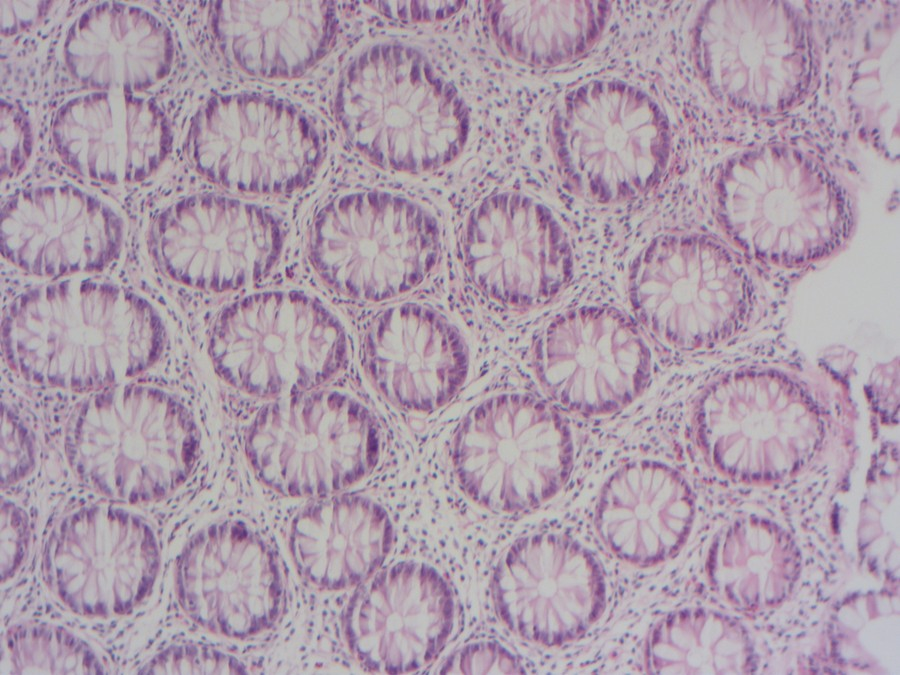
#> input picture backend/uploads/analysis/HX-2050-54afcbf249-slide.jpg, 900 x 675 px
$ python analyze.py ../uploads/analysis/HX-2050-54afcbf249-slide.jpg ../uploads/analysis/HX-2050-54afcbf249-thumb.jpg ../uploads/analysis/HX-2050-54afcbf249-thumb.jpg
#> lines starting #> are read from the running program, lines starting #| are printed output that depends on the picture; after the words box and inside, x2 and y2 are one past the last pixel; in counts of white or black regions, pixels touching at a corner belong together
#!/usr/bin/env python3
"""
AI-Path Assist - CV Analysis Engine (heuristic pipeline)
=========================================================

IMPORTANT / HONEST SCOPE NOTE:
This script does NOT run a trained EfficientNet-B0 or YOLO deep-learning
model -- training real clinical-grade networks needs labeled digital
pathology datasets (e.g. TCGA cohorts) and GPU compute that are not
available in this environment. Instead, this is a genuine, deterministic
*computer-vision* pipeline: it actually reads the uploaded image's pixels
and computes real statistics from them (staining/color analysis, texture
heterogeneity, connected-component "nuclei" segmentation, and a density-
based heatmap), similar in spirit to classical digital-pathology tools
like ImageJ's IHC Profiler or QuPath's positive-pixel-count algorithm.

Every number below is a genuine function of the input image -- nothing is
random or hard-coded -- so different slides produce different, reproducible
results. The output JSON schema is intentionally shaped so a real trained
PyTorch model (EfficientNet-B0 for regression heads, YOLO for detection)
could be swapped in later without changing the Node backend or frontend.

Usage:
    python3 analyze.py <input_image_path> <output_dir> <case_code>

Prints a single JSON object to stdout on success.
On failure, prints {"error": "..."} to stdout and exits with code 1.
"""

import sys
import os
import json
import hashlib

import numpy as np
from PIL import Image
from scipy import ndimage

MAX_WORKING_DIM = 1024      # longest side for the analysis working copy
THUMB_DIM = 900              # longest side for the browser-displayed slide image


def log(*args):
    print(*args, file=sys.stderr)


def load_image(path):
    img = Image.open(path)
#> img is the input picture: PIL image 900x675 RGB; mean R, G, B 172.9, 154.9, 170.5
    img = img.convert("RGB")
    return img


def resize_longest(img, max_dim):
#> called with max_dim = 1024
    w, h = img.size
    scale = min(1.0, max_dim / max(w, h))
    if scale < 1.0:
        img = img.resize((max(1, int(w * scale)), max(1, int(h * scale))), Image.LANCZOS)
    return img


# ---------------------------------------------------------------------------
# Colormap (turbo-like) for heatmap rendering -- implemented manually so we
# don't need matplotlib as a dependency.
# ---------------------------------------------------------------------------
_CMAP_STOPS = [
    (0.00, (48, 18, 59)),
    (0.15, (70, 107, 227)),
    (0.35, (33, 170, 200)),
    (0.50, (95, 200, 110)),
    (0.65, (230, 215, 50)),
    (0.80, (250, 140, 40)),
    (1.00, (220, 40, 34)),
]


def colorize(value):
    """value: 2D array in [0,1] -> HxWx3 uint8 RGB array."""
    out = np.zeros(value.shape + (3,), dtype=np.float32)
    for i in range(len(_CMAP_STOPS) - 1):
        p0, c0 = _CMAP_STOPS[i]
        p1, c1 = _CMAP_STOPS[i + 1]
        mask = (value >= p0) & (value <= p1)
        if not np.any(mask):
            continue
        t = (value[mask] - p0) / max(1e-6, (p1 - p0))
        for ch in range(3):
            out[..., ch][mask] = c0[ch] + t * (c1[ch] - c0[ch])
    return np.clip(out, 0, 255).astype(np.uint8)


def analyze(image_path, out_dir, case_code):
    os.makedirs(out_dir, exist_ok=True)

    raw = load_image(image_path)
    work = resize_longest(raw, MAX_WORKING_DIM)
    w, h = work.size
    arr = np.asarray(work).astype(np.float32)  # H, W, 3

    r, g, b = arr[..., 0], arr[..., 1], arr[..., 2]
    gray = (0.299 * r + 0.587 * g + 0.114 * b)
    maxc = np.max(arr, axis=-1)
    minc = np.min(arr, axis=-1)
    saturation = (maxc - minc) / (maxc + 1e-6)

    # --- Texture heterogeneity (proxy for structural disorganization) -----
    blurred = ndimage.gaussian_filter(gray, sigma=2.0)
    texture_map = np.abs(gray - blurred)
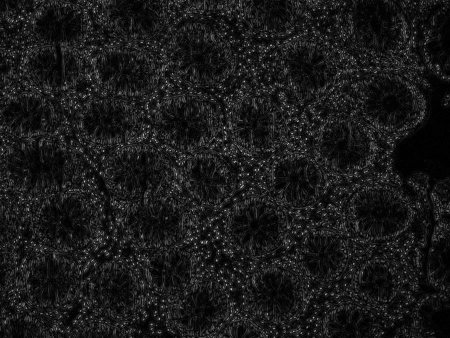
#> texture_map: shape (675, 900) float32 (shown at 1/2 size); min 3.05e-05, max 59.47, mean 6; drawn with min black and max white
    texture_score = float(np.mean(texture_map))       # ~0-40 typical range
#> texture_score = 6
    texture_std = float(np.std(texture_map))
#> texture_std = 5.68

    # --- Hematoxylin-like "nuclei" mask via adaptive dark thresholding ----
    # Pixels darker than the 35th percentile of luminance, weighted by a
    # local-contrast requirement so flat backgrounds don't get selected.
    dark_thresh = np.percentile(gray, 35)
#> dark_thresh = 157.8
    local_std = ndimage.generic_filter(gray, np.std, size=5, mode="nearest") if gray.size < 260000 else texture_map
    nuclei_mask = (gray < dark_thresh) & (local_std > np.percentile(local_std, 20))
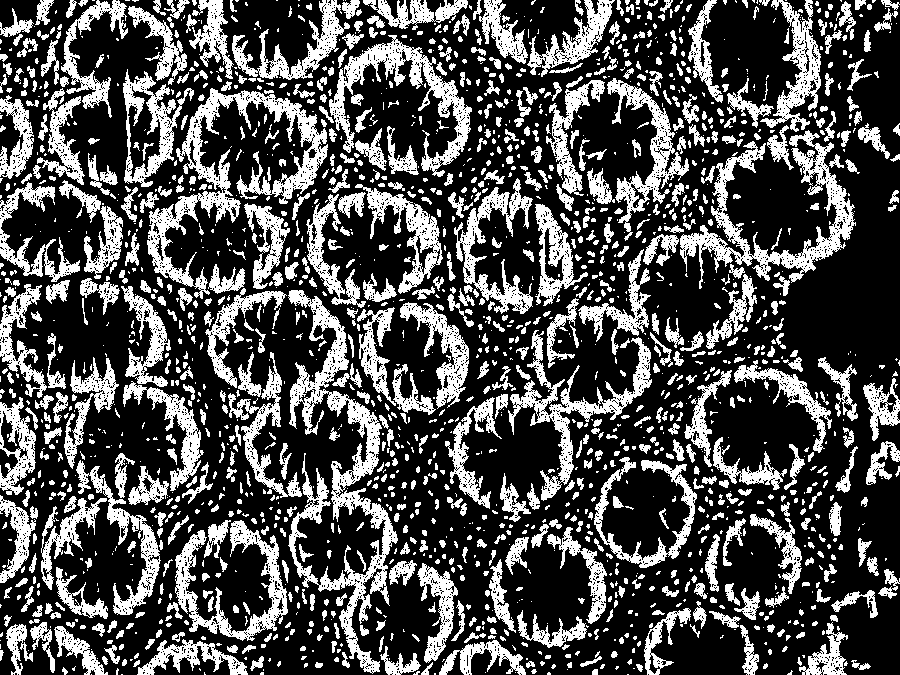
#> nuclei_mask: shape (675, 900) bool; 30.7% white; 1891 white regions (995 under 20 px), largest, box (x1, y1, x2, y2) and area: (288, 290, 398, 674) 9573, (147, 88, 328, 299) 7869, (680, 130, 856, 289) 6383

    labeled, num_features = ndimage.label(nuclei_mask)
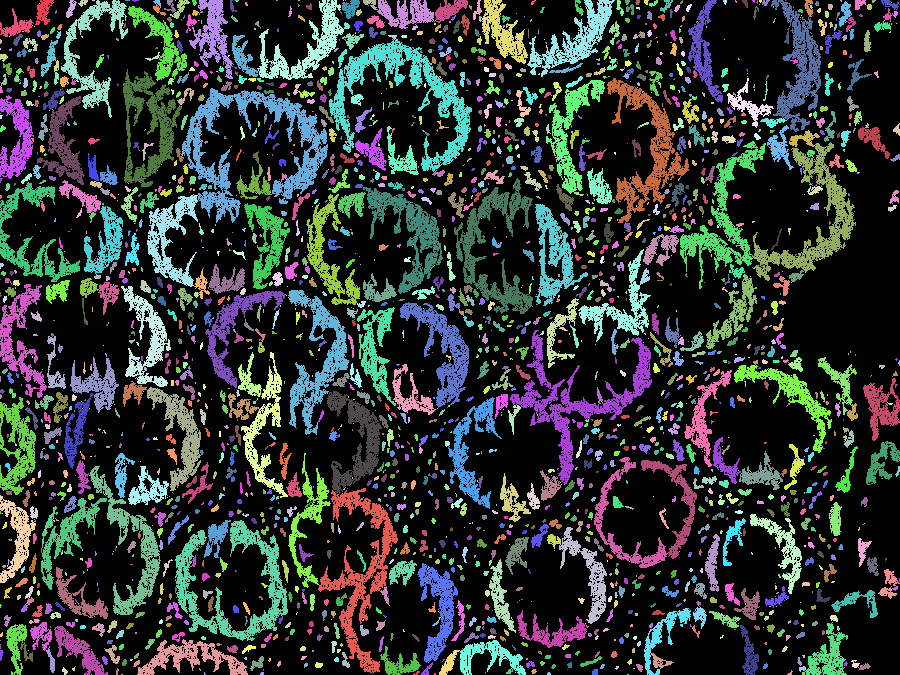
#> labeled: shape (675, 900) int32; 2868 distinct labels, from 0 to 2867; one colour per label, 0 black
#> num_features = 2867
    if num_features > 0:
        sizes = ndimage.sum(nuclei_mask, labeled, range(1, num_features + 1))
#> sizes = 2867 values, max 5203 at index 495, min 1 at index 9, mean 65.12
        px_area = w * h
        min_area = max(4, px_area * 0.00003)
        max_area = px_area * 0.02
        valid_labels = [i + 1 for i, s in enumerate(sizes) if min_area <= s <= max_area]
#> valid_labels = 1057 values from 1 to 2851
    else:
        valid_labels = []

    blobs = []
    if valid_labels:
        objs = ndimage.find_objects(labeled)
#> objs = 2867 items
        mean_sat_by_label = ndimage.mean(saturation, labeled, valid_labels)
#> mean_sat_by_label = 1057 values, max 0.338 at index 798, min 0.093 at index 543, mean 0.195
        mean_gray_by_label = ndimage.mean(gray, labeled, valid_labels)
#> mean_gray_by_label = 1057 values, max 155.5 at index 186, min 115.4 at index 798, mean 139.8
        area_by_label = ndimage.sum(nuclei_mask, labeled, valid_labels)
#> area_by_label = 1057 values, max 5203 at index 197, min 19 at index 20, mean 168.4
        for idx, lbl in enumerate(valid_labels):
            sl = objs[lbl - 1]
            if sl is None:
                continue
            y0, y1 = sl[0].start, sl[0].stop
            x0, x1 = sl[1].start, sl[1].stop
            blobs.append({
                "label": int(lbl),
                "x0": int(x0), "y0": int(y0), "x1": int(x1), "y1": int(y1),
                "w": int(x1 - x0), "h": int(y1 - y0),
                "area": float(area_by_label[idx]),
                "meanSat": float(mean_sat_by_label[idx]),
                "meanGray": float(mean_gray_by_label[idx]),
            })
#> this loop made 1057 passes
#> (lbl, y0, y1, x0, x1) on passes 1 to 3: (1, 0, 25, 35, 54), (2, 0, 18, 66, 77), (3, 0, 7, 78, 88)
#> after the loop, blobs = 1057 items

    total_blobs = len(blobs)
#> total_blobs = 1057
    global_mean_sat = float(np.mean(saturation)) + 1e-6
#> global_mean_sat = 0.131

    # "Positive" = stronger chromatic staining intensity than the median blob
    if total_blobs > 0:
        sat_values = np.array([bl["meanSat"] for bl in blobs])
#> sat_values has the same summary as mean_sat_by_label
        sat_median = float(np.median(sat_values))
#> sat_median = 0.193
        positive_blobs = [bl for bl in blobs if bl["meanSat"] >= sat_median]
#> positive_blobs = 529 items
    else:
        sat_median = 0.0
        positive_blobs = []

    positive_count = len(positive_blobs)
#> positive_count = 529

    # ---------------- Quantitative metrics (deterministic, image-derived) --
    if total_blobs > 0:
        ki67_index = 100.0 * positive_count / total_blobs
#> ki67_index = 50.05
    else:
        # Fall back to a global-saturation-based estimate so the pipeline
        # still returns a sensible value for very flat/blank images.
        ki67_index = float(np.clip(global_mean_sat * 60, 2, 35))

    p53_score = float(np.clip(texture_std / 12.0, 0.1, 5.0))
#> p53_score = 0.473

    vegf_expression = float(np.clip(
        (np.mean([bl["meanSat"] for bl in positive_blobs]) if positive_blobs else global_mean_sat) / global_mean_sat,
        0.3, 4.0
    ))
#> vegf_expression = 1.72

    # Vessel proxy: elongated / larger blobs (aspect ratio far from 1, decent size)
    vessel_like = [
        bl for bl in blobs
        if bl["area"] > (w * h * 0.0006)
        and (max(bl["w"], bl["h"]) / max(1, min(bl["w"], bl["h"]))) > 1.6
    ]
#> vessel_like = 49 items
    cd34_vascularity = int(np.clip(len(vessel_like), 0, 60))
#> cd34_vascularity = 49

    braf_positive = texture_std > 14.0
#> braf_positive = False
    pdl1_tps = 100.0 * positive_count / total_blobs if total_blobs > 0 else float(np.clip(global_mean_sat * 40, 0, 15))
#> pdl1_tps = 50.05
    if pdl1_tps < 1:
        pdl1_status = "TPS < 1%"
        pdl1_severity = "nominal"
    elif pdl1_tps < 50:
        pdl1_status = f"TPS {pdl1_tps:.0f}% (Low Positive)"
        pdl1_severity = "elevated"
    else:
        pdl1_status = f"TPS {pdl1_tps:.0f}% (High Positive)"
#> pdl1_status = 'TPS 50% (High Positive)'
        pdl1_severity = "high"

    # Confidence heuristic from image sharpness / sample size (not a fabricated constant per-run: derived from texture_score and blob count)
    confidence_ki67 = int(np.clip(80 + min(15, total_blobs / 8) + min(4, texture_score / 10), 75, 99))
#> confidence_ki67 = 95
    confidence_default = int(np.clip(78 + min(4, texture_score / 12), 70, 97))
#> confidence_default = 78

    metrics = [
        {
            "key": "ki67", "label": "Ki-67 Proliferation Index",
            "value": f"{ki67_index:.1f}", "unit": "%",
            "confidence": confidence_ki67,
            "severity": "high" if ki67_index >= 30 else ("elevated" if ki67_index >= 15 else "nominal"),
            "tag": "High" if ki67_index >= 30 else ("Elevated" if ki67_index >= 15 else "Nominal"),
            "barPercent": round(min(100, ki67_index), 1),
        },
        {
            "key": "p53", "label": "p53 Mutation Score",
            "value": f"{p53_score:.1f}", "unit": "/ 5.0",
            "confidence": confidence_default,
            "severity": "high" if p53_score >= 3.5 else ("elevated" if p53_score >= 2.0 else "nominal"),
            "tag": "High" if p53_score >= 3.5 else ("Elevated" if p53_score >= 2.0 else "Nominal"),
        },
        {
            "key": "vegf", "label": "VEGF Expression",
            "value": f"{vegf_expression:.2f}", "unit": "baseline rel.",
            "confidence": confidence_default,
            "severity": "elevated" if vegf_expression >= 1.8 else "nominal",
            "tag": "Elevated" if vegf_expression >= 1.8 else "Nominal",
        },
        {
            "key": "cd34", "label": "CD34 Vascularity",
            "value": f"{cd34_vascularity}", "unit": "vessels/hpf",
            "confidence": confidence_default,
            "severity": "elevated" if cd34_vascularity >= 20 else "nominal",
            "tag": "Elevated" if cd34_vascularity >= 20 else "Nominal",
        },
        {
            "key": "braf", "label": "BRAF Mutation",
            "value": "Positive" if braf_positive else "Negative",
            "confidence": confidence_default,
            "severity": "elevated" if braf_positive else "nominal",
            "tag": "Positive" if braf_positive else "Negative",
        },
        {
            "key": "pdl1", "label": "PD-L1 Status",
            "value": pdl1_status,
            "confidence": confidence_default,
            "severity": pdl1_severity,
            "tag": pdl1_status.split(" ")[-1].strip("()") if "(" in pdl1_status else "Negative",
        },
    ]

    # Detected biomarker chips (ER/PR/HER2-style), derived from color stats
    er_positive = global_mean_sat > 0.18
#> er_positive = False
    pr_positive = (positive_count / total_blobs if total_blobs else 0) > 0.35
#> pr_positive = True
    her2_positive = float(np.mean(b)) > float(np.mean(r))
#> her2_positive = False
    tags = [
        "ER+" if er_positive else "ER-",
        "PR+" if pr_positive else "PR-",
        "HER2+" if her2_positive else "HER2-",
    ]
#> tags = ['ER-', 'PR+', 'HER2-']

    # ---------------- Bounding boxes (top-N positive regions, normalized) --
    positive_sorted = sorted(positive_blobs, key=lambda bl: bl["area"], reverse=True)[:16]
#> positive_sorted = 16 items
    boxes = []
    for bl in positive_sorted:
        score = float(np.clip(0.55 + (bl["meanSat"] - sat_median) * 2.0, 0.5, 0.99))
        boxes.append({
            "x": round(bl["x0"] / w, 4),
            "y": round(bl["y0"] / h, 4),
            "w": round(bl["w"] / w, 4),
            "h": round(bl["h"] / h, 4),
            "score": round(score, 2),
        })
#> this loop made 16 passes
#> score on passes 1 to 8: 0.637, 0.635, 0.657, 0.641, 0.635, 0.664, 0.642, 0.681
#> after the loop, boxes = 16 items

    # ---------------- Heatmap (density of positive staining) ---------------
    density = np.zeros((h, w), dtype=np.float32)
    if positive_blobs:
        ys = [((bl["y0"] + bl["y1"]) // 2) for bl in positive_blobs]
#> ys = 529 values, max 672 at index 528, min 2 at index 15, mean 333.4
        xs = [((bl["x0"] + bl["x1"]) // 2) for bl in positive_blobs]
#> xs = 529 values, max 896 at index 105, min 3 at index 218, mean 498.8
        weights = [bl["meanSat"] for bl in positive_blobs]
#> weights = 529 values, max 0.338 at index 407, min 0.193 at index 41, mean 0.225
        for y, x, wt in zip(ys, xs, weights):
            if 0 <= y < h and 0 <= x < w:
                density[y, x] += wt
#> this loop made 529 passes
#> (y, x, wt) on passes 1 to 3: (12, 44, 0.226), (3, 83, 0.214), (59, 94, 0.222)
        sigma = max(6.0, min(w, h) / 25.0)
        density = ndimage.gaussian_filter(density, sigma=sigma)
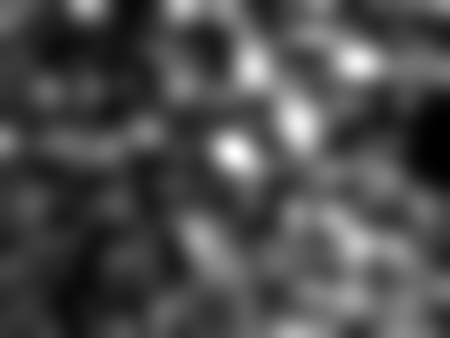
#> density: shape (675, 900) float32 (shown at 1/2 size); min 8.48e-08, max 0.000649, mean 0.000196; drawn with min black and max white
    else:
        density = ndimage.gaussian_filter((255 - gray) / 255.0, sigma=max(8.0, min(w, h) / 20.0))

    d_max = float(density.max())
#> d_max = 0.000649
    density_norm = density / d_max if d_max > 1e-6 else density

    heat_rgb = colorize(density_norm)
#> after the loop in colorize, `for i in range(len(_CMAP_STOPS) - 1):`:
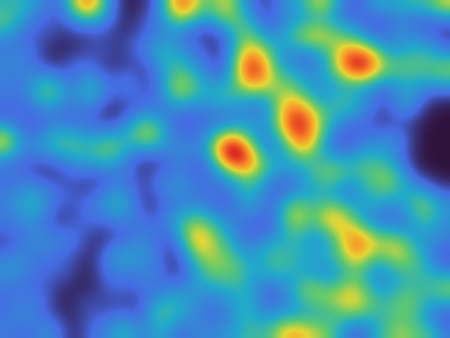
#> out: shape (675, 900, 3) float32 (shown at 1/2 size); mean of channels 0, 1, 2 69.1, 144.3, 180.7; drawn as R, G, B
    alpha = np.clip(density_norm * 255 * 1.4, 0, 200).astype(np.uint8)  # semi-transparent max
    heat_rgba = np.dstack([heat_rgb, alpha])
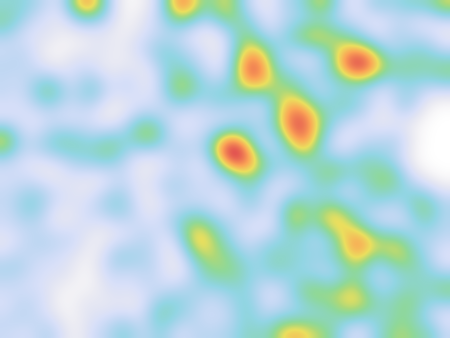
#> heat_rgba: shape (675, 900, 4) (shown at 1/2 size); mean of channels 0, 1, 2, 3 68.6, 143.8, 180.3, 104.6; transparent parts drawn white
    heatmap_img = Image.fromarray(heat_rgba, mode="RGBA")

    # ---------------- Save outputs ----------------
    base = hashlib.sha1(image_path.encode()).hexdigest()[:10]
    slide_name = f"{case_code}-{base}-slide.jpg"
    heat_name = f"{case_code}-{base}-heatmap.png"
    thumb_name = f"{case_code}-{base}-thumb.jpg"

    display_slide = resize_longest(raw, THUMB_DIM).convert("RGB")
    display_slide.save(os.path.join(out_dir, slide_name), "JPEG", quality=90)

    # Heatmap must be saved at the SAME pixel dimensions as the displayed
    # slide image so the frontend can overlay it 1:1 with plain CSS.
    heatmap_resized = heatmap_img.resize(display_slide.size, Image.LANCZOS)
    heatmap_resized.save(os.path.join(out_dir, heat_name), "PNG")

    thumb = resize_longest(raw, 240).convert("RGB")
#> call 3 of resize_longest, with max_dim = 240
#> in resize_longest (call 3), `img = img.resize((max(1, int(w * scale)), max(1, int(h * scale))), Ima..`:
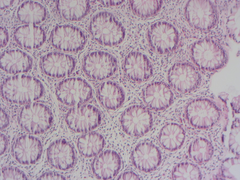
#> img: PIL image 240x180 RGB; mean R, G, B 172.9, 154.9, 170.5
    thumb.save(os.path.join(out_dir, thumb_name), "JPEG", quality=85)

    result = {
        "metrics": metrics,
        "boxes": boxes,
        "tags": tags,
        "slideFile": slide_name,
        "heatmapFile": heat_name,
        "thumbnailFile": thumb_name,
        "stats": {
            "totalBlobs": total_blobs,
            "positiveBlobs": positive_count,
            "textureScore": round(texture_score, 3),
            "workingDims": [w, h],
        },
    }
    return result


def main():
    if len(sys.argv) < 4:
        print(json.dumps({"error": "usage: analyze.py <image_path> <out_dir> <case_code>"}))
        sys.exit(1)
    image_path, out_dir, case_code = sys.argv[1], sys.argv[2], sys.argv[3]
    try:
        result = analyze(image_path, out_dir, case_code)
#> result = 7 items
        print(json.dumps(result))
#> (printed output is left out)
    except Exception as exc:  # noqa: BLE001
        log("analysis failed:", repr(exc))
        print(json.dumps({"error": str(exc)}))
        sys.exit(1)


if __name__ == "__main__":
    main()
